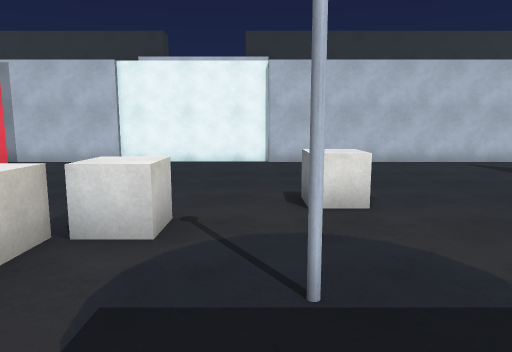
[1] (above)

22 first-person views from a walk through a 3-D level made in the Unity game engine. The camera is 1.5 m above the floor, tilts 8° down and sees 70° across. The floor is counted in squares, 1 m on a side. Each view is taken from the middle of a square. On the plan, view 1 faces up. The plan holds only what a view shows up to about 16 squares ahead; the rest is blank. The player character is not drawn.

[2]
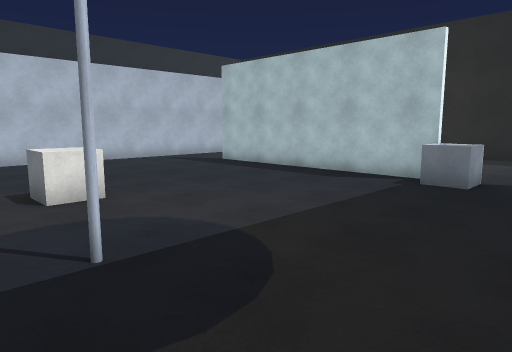

[3]
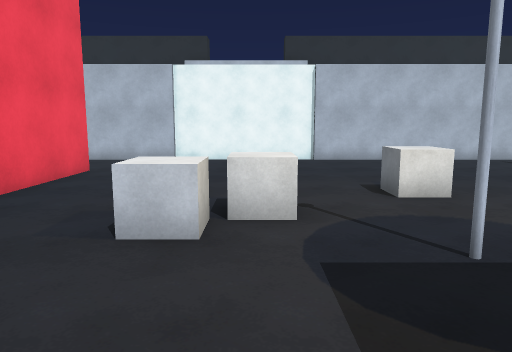

[4]
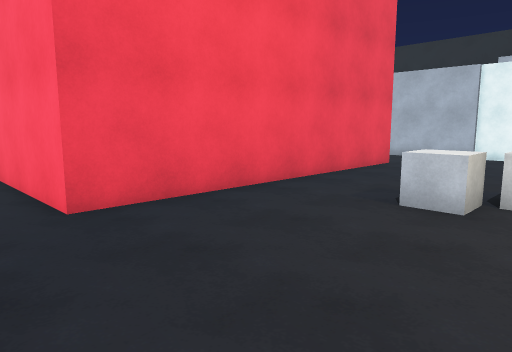

[5]
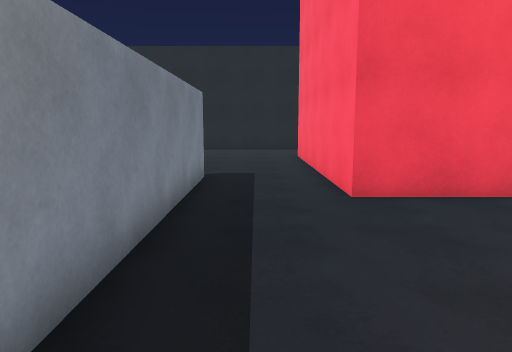

[6]
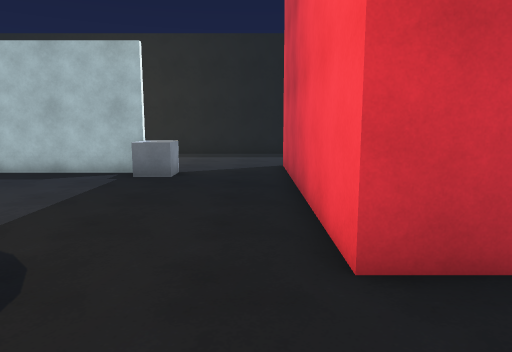

[7]
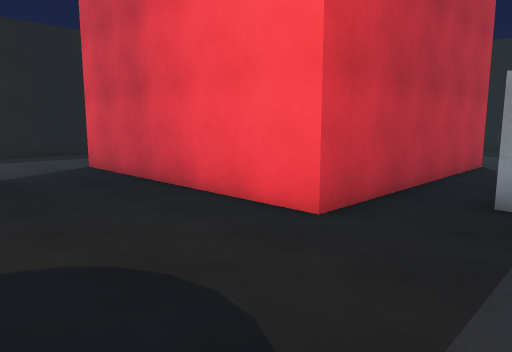

[8]
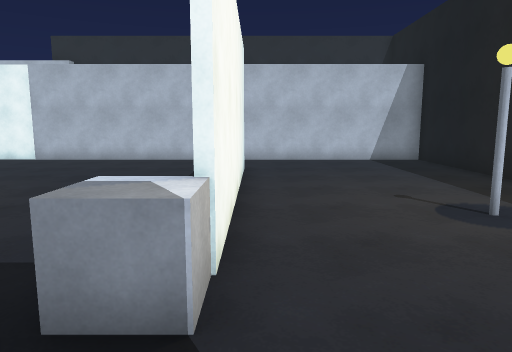

[9]
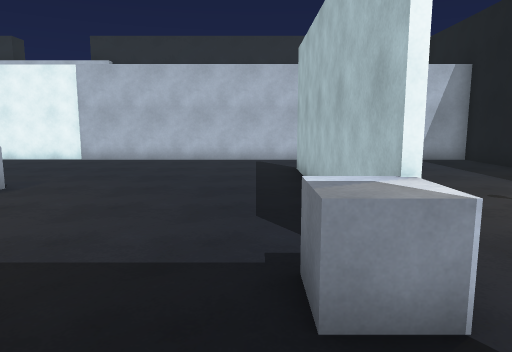

[10]
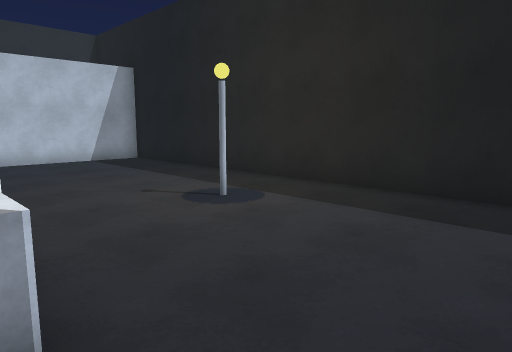

[11]
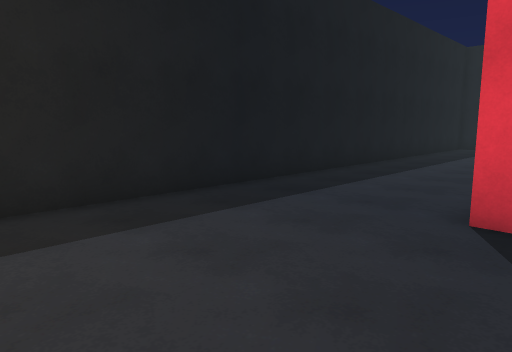

[12]
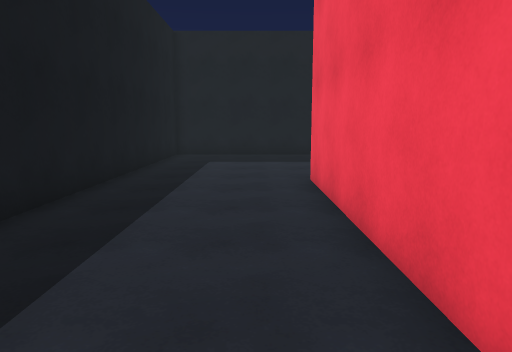

[13]
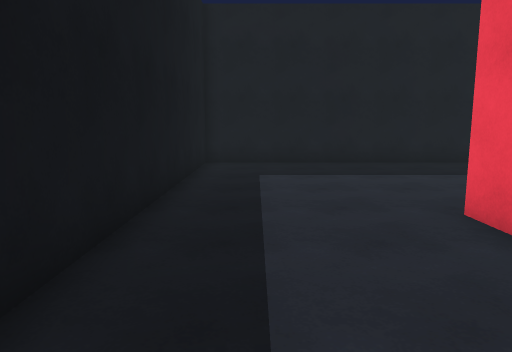

[14]
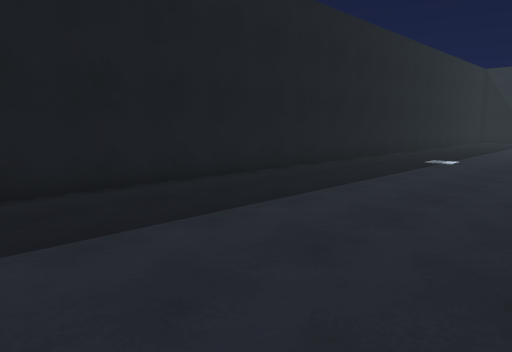

[15]
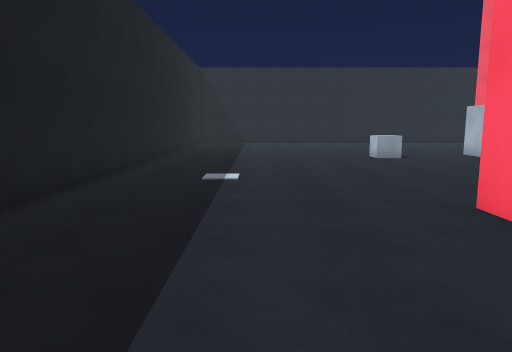

[16]
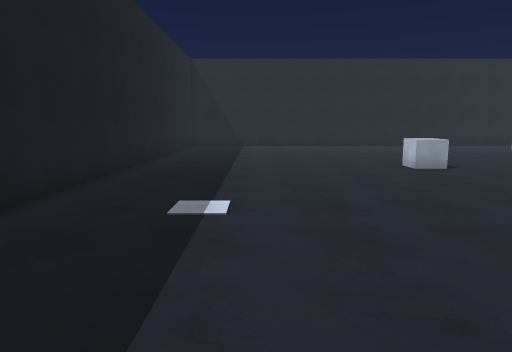

[17]
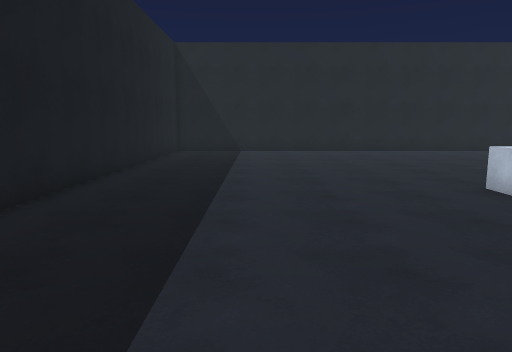

[18]
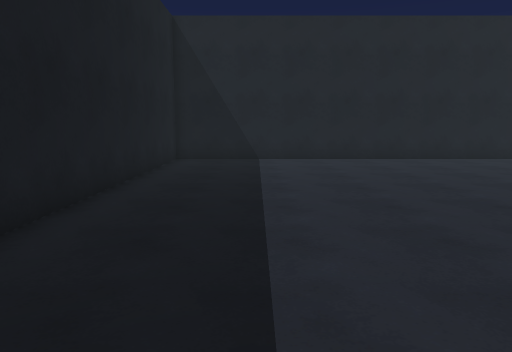

[19]
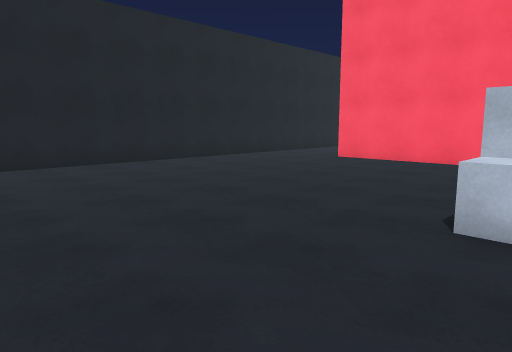

[20]
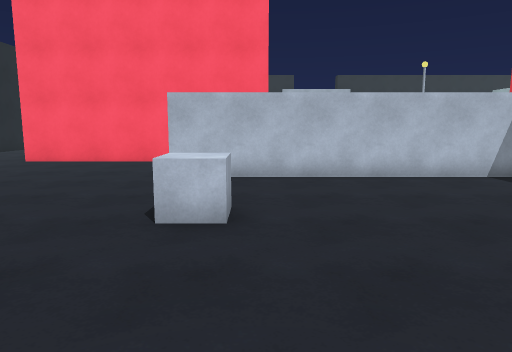

[21]
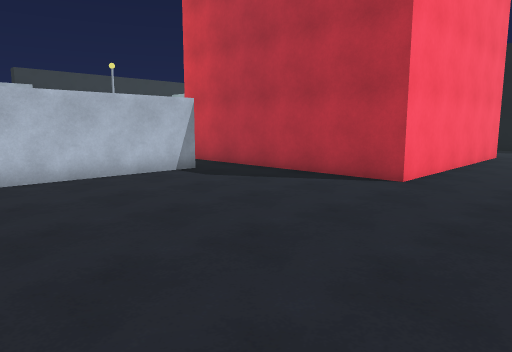

[22]
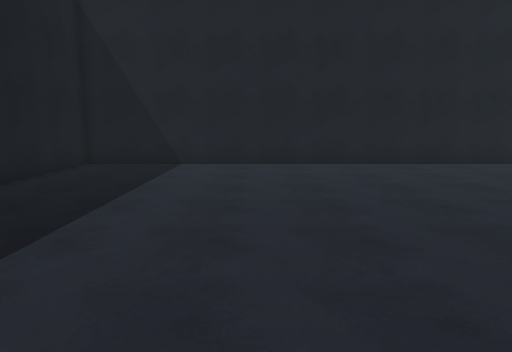

### Floor plan
Points are (right, up) in squares from view 1. A wall is a line through its corners. A room is listed if a view was taken in it or the views show most of it. See-through windows are left out.
Room 1 (views 1, 2, 3, 4, 5, 6, 7, 8, 9, 10)
walls: (9.4, 2.4) (9.4, 11.5); (0.6, 14.9) (-5.5, 14.9); (-7.5, 11.1) (-7.5, -1); (1.5, -5.5) (1.5, -2) (10.5, -2); (-5.4, 14.7) (-6.4, 14.7); (-7.5, -4.5) (-0.5, -4.5); (10.5, 14.7) (0.5, 14.7)
ways out: opening at (-7, -3) to room 2; opening at (-6.3, 13) to room 2; opening at (0.5, -5) to room 2; opening at (9.7, 13) to room 2; opening at (9.8, 0.5) to room 2
objects: other object (-4, 4) to (-3, 5); other object (-2, 5) to (-1, 6); other object (0, 3); other object (1, 7) to (2, 7); other object (9, 2)
Room 2 (views 11, 12, 13, 14, 15, 16, 17, 18, 19, 20, 21, 22)
walls: (-0.5, -5.5) (-10.5, -5.5); (-7.5, -1) (-17.5, -1); (-10.5, -4.5) (-7.5, -4.5); (10.5, -2) (11.5, -2); (10.9, -12) (1.5, -12) (1.5, -5.5); (11.5, -3.9) (11.5, -12); (-22, -4.1) (-22, -20.5) (17, -20.5) (17, 14.7) (10.5, 14.7); (-6.4, 14.7) (-10.1, 14.7); (9.6, 11.5) (9.6, 2.5)
ways out: opening at (-7, -3) to room 1; opening at (-6.3, 13) to room 1; opening at (0.5, -5) to room 1; opening at (9.7, 13) to room 1; opening at (9.8, 0.5) to room 1
objects: other object (-9, -10); other object (14, 5)

Where each view was taken, in squares from view 1:
view 1: 0 up, 0 right, facing up
view 2: 1 down, 1 left, facing up-right
view 3: 1 down, 2 left, facing up
view 4: 3 down, 1 left, facing up-left
view 5: 3 down, 0 right, facing left
view 6: 1 down, 2 left, facing right
view 7: 3 up, 2 left, facing down-right
view 8: 1 down, 10 right, facing up
view 9: 1 down, 8 right, facing up
view 10: 1 down, 9 right, facing up-right
view 11: 4 up, 10 right, facing down-right
view 12: 2 down, 13 right, facing down
view 13: 6 down, 15 right, facing down
view 14: 12 down, 13 right, facing down-left
view 15: 16 down, 8 right, facing left
view 16: 16 down, 4 right, facing left
view 17: 16 down, 1 left, facing left
view 18: 17 down, 6 left, facing left
view 19: 16 down, 8 left, facing up-left
view 20: 16 down, 8 left, facing up
view 21: 16 down, 8 left, facing up-right
view 22: 14 down, 8 left, facing left
